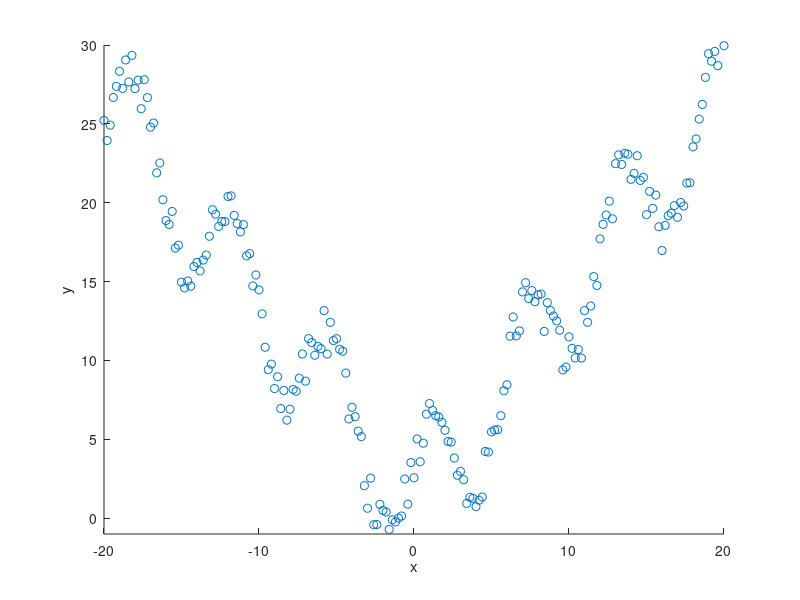

Write MATLAB code to recreate this figure. (Note: this script raises an error after producing the figure.)
%% (1) Initialization
clear
clc

% Generate the observations (x, y)
theta_0t = 0.7; 
theta_1t = 1.3;
theta_2t = 2.3;
theta_3t = 3.1;
x = [-30:0.2:30]'; %#ok
y = theta_0t + theta_1t .* abs(x) ...
    + theta_2t .* cos(x) + theta_3t .* sin(x) ...
    + (-1.5 + 3 * rand(length(x),1)); % adding noise to data

% Create augmented x
x_au = [ones(size(x,1),1) x];

figure(1)
scatter(x, y, 'b*')
ylabel('y'), xlabel('x')
axis([-20 20 -1 30])

%% (2) Objective Function Calculation
% Obj. value for true theta
theta = [0.7 1.3 2.3 3.1]';
J = Nonlinear_ComputeCost(x_au, y, theta);
disp(['Obj. Value for True Param. = ' num2str(J)])

% Obj. value for some random theta
theta = [4.5 1.1 2.1 1.8]';
J = Nonlinear_ComputeCost(x_au, y, theta);
disp(['Obj. Value for Radom Param. = ' num2str(J)])

%% (3) Gradient Descent
clc
% Initialize fitting parameters
theta0 = zeros(4, 1); % [0 0 0 0]

% Gradient descent settings
num_iter = 1000;
alpha = 0.05;

disp('Running Gradient Descent ...')
% run gradient descent
[theta, J] = Nonlinear_GradientDescent(x_au, y, theta0, alpha, num_iter);

% return results
disp(['Theta found by gradient descent: ' ...
    'Theta0 = ' num2str(theta(1)) ', Theta1 = ' num2str(theta(2))]);
disp(['Expected Theta values: ' ...
    'Theta0 = ' num2str(theta_0t) ', Theta1 = ' num2str(theta_1t)]);

% Plot the reuslts
figure(1)
hold on 
plot(x, x_au*theta, 'LineWidth', 2)
legend('Observations', 'Linear Regression')
hold off 

figure(2)
plot(1:num_iter, J)
xlabel('# of iterations')
ylabel('Obj. function value')

%% (4) Investigate the effect of random initialization
clc
clear J Jtemp i j

% Initialize fitting parameters
theta0 = [zeros(4, 1) rand(4,10) rand(4,10)+2];

% Gradient descent settings
num_iter = 10;

for i = 1:size(theta0,2) % for each theta0
    [~, Jtemp] = Nonlinear_GradientDescent(x_au, y, theta0(:,i), alpha, num_iter);
    J(i) = Jtemp(end);
end

% Plot Obj. Values for different theta0's
figure(3)
scatter(1:size(theta0,2), J)

%% (5) Investigate the effect of alpha
clc
clear J Jtemp i j

% Initialize fitting parameters
theta0 = zeros(4, 1) ;

% Gradient descent settings
num_iter = 100;

alpha = [1e-5 1e-4 1e-3 1e-2 5e-2 1e-1];
for i = 1:length(alpha)
    [~, Jtemp] = Nonlinear_GradientDescent(x_au, y, theta0, alpha(i), num_iter);
    J(i) = Jtemp(end);
end
